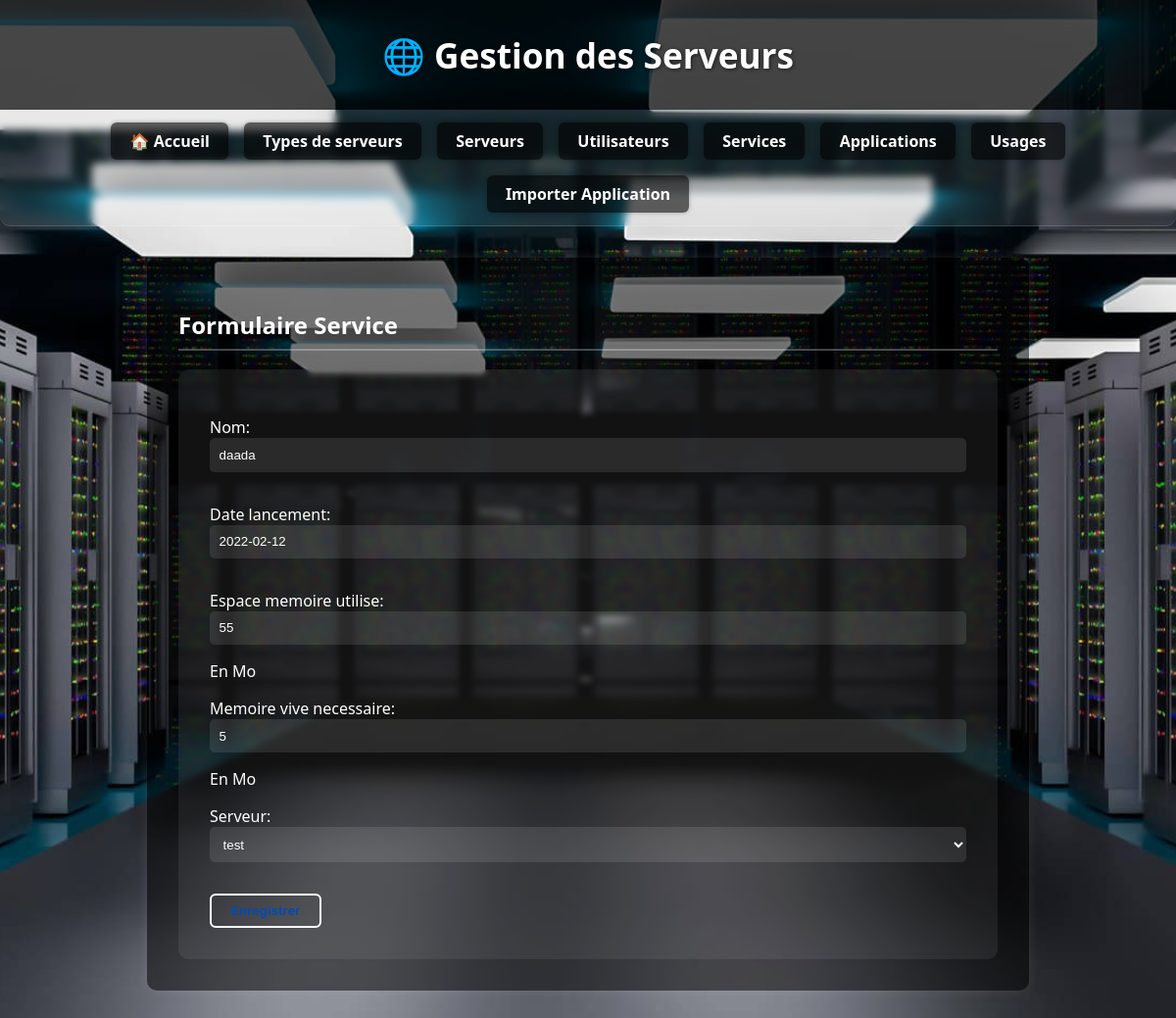
Screenshot of /services/modifier/2/ with the database file from the repository.
### gestion/models/service.py (models this page shows, shortened)
class Service(models.Model):
    nom = models.CharField(max_length=100)
    date_lancement = models.DateField()
    espace_memoire_utilise = models.PositiveIntegerField(help_text="En Mo")
    memoire_vive_necessaire = models.PositiveIntegerField(help_text="En Mo")
    serveur = models.ForeignKey(Serveur, on_delete=models.CASCADE)

### gestion/models/serveur.py (models this page shows)
class Serveur(models.Model):
    nom = models.CharField(max_length=100)
    type_serveur = models.ForeignKey(TypeServeur, on_delete=models.CASCADE)
    nb_processeurs = models.PositiveIntegerField()
    capacite_memoire = models.PositiveIntegerField(help_text="En Mo")
    capacite_stockage = models.PositiveIntegerField(help_text="En Go")
    def __str__(self):
        return self.nom

### gestion/views.py (the view)
# urls.py: path('services/modifier/<int:id>/', views.modifier_service, name='modifier_service'),
def modifier_service(request, id):
    service = get_object_or_404(Service, id=id)
    form = ServiceForm(request.POST or None, instance=service)
    if form.is_valid():
        form.save()
        return redirect('liste_service')
    return render(request, 'gestion/service/form.html', {'form': form})

### gestion/forms.py
class ServiceForm(forms.ModelForm):
    class Meta:
        model = Service
        fields = '__all__'

### gestion/templates/gestion/service/form.html (shortened to what this page needs)
{% extends 'gestion/base.html' %}
{% block content %}
<h2>Formulaire Service</h2>
<form method="post">
    {{ form.as_p }}
    <button type="submit" style="color:rgb(0, 75, 180)">Enregistrer</button>
</form>
{% endblock %}

### static/css/style.css (style rules this page uses)
* { box-sizing: border-box; }
body { margin: 0; padding: 0; font-family: 'Segoe UI', sans-serif; background: url("/static/images/background.jpg") no-repeat center center fixed; background-size: cover; color: #ffffff; }
h2 { color: #ffffff; border-bottom: 2px solid #ffffff44; padding-bottom: 0.5rem; }
button, .btn-ajouter, .btn-action { background-color: transparent; border: 2px solid #ffffff; color: #ffffff; padding: 0.5rem 1.2rem; font-weight: bold; border-radius: 6px; text-decoration: none; display: inline-block; cursor: pointer; transition: background-color 0.3s, color 0.3s; }
form { background-color: rgba(255, 255, 255, 0.07); padding: 2rem; border-radius: 10px; backdrop-filter: blur(3px); }
form input, form select, form textarea { width: 100%; padding: 0.6rem; margin-bottom: 1rem; border-radius: 5px; border: none; background-color: rgba(255, 255, 255, 0.1); color: #ffffff; }
form input::placeholder { color: #cccccc; }

### rows the page displays
Service: nom "daada", date_lancement "2022-02-12", espace_memoire_utilise "55", memoire_vive_necessaire "5", serveur "test"
